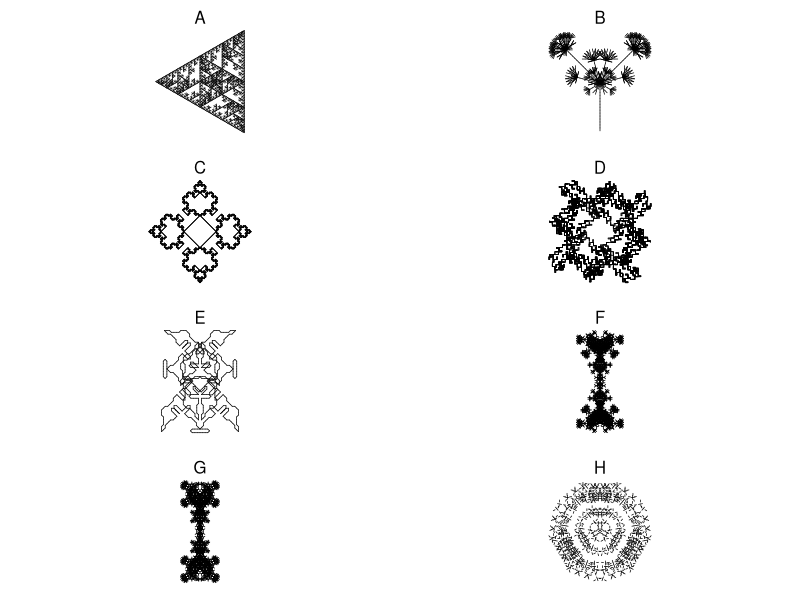

Write R code to recreate this figure.
## ---- chunk 1
g1 = list("A",
          list("A"="B-A-B",
               "B"="A+B+A"),
          6,
          60)
g2 = list("A",
          list("A"="A[+A][-A]B",
               "B"="[--B][++B]A"),
          5,
          30)
g3 = list("A",
          list("A"="-B+B+B+B+B+B",
               "B"="B[--CCA][-CCA]B",
               "C"="CC"),
          5,
          60)
g4 = list("A",
          list("A"="[----AAB][--AAB][++AAB]AAB",
               "B"="[-C][+C][--C][++C][---C][+++C]",
               "C"="CAB"),
          3,
          45)

g5 = list("A",
          list("A"="[-AAB][--AAB][+AAB][++AAB]AAB",
               "B"="[-C][+C][--C][++C]CA",
               "C"="CC"),
          3,
          72)

g6 = list("A",
          list("A"="-B+B+B+B+B+B",
               "B"="BB[-CCA]",
               "C"="CC"),
          5,
          60)

g7 = list("A",
          list("A"="B+B+B+B+B",
               "B"="[-CCA]BB",
               "C"="CC"),
          5,
          72)

g8 = list("A++++A",
          list("A"="+A-B-B[B]",
               "B"="-B+A+A[A]"),
          5,
          45)

g9 = list("A++A",
          list("A"="AB[-A][+A]",
               "B"="A"),
          6,
          90)

g10 = list("A+++A+++A+++A",
          list("A"="B--B",
               "B"="AA+++AA"),
          7,
          30)

g11 = list("A",
           list("A"="AB",
                "B"="A[++C][--C]",
                "C"="C[+C][-C]A"),
           7,
           45)

g12 = list("A",
           list("A"="X[-A][+A]AA",
                "X"="XX"),
           5,
           60)

g13 = list("A",
           list("A"="X[-A][+A]A",
                "X"="XX"),
           6,
           60)

g14 = list("A++++++.A",
           list("A"="B+B+B+B+B+B+B",
                "B"="B[-CCA][+CCA]",
                "C"="CC"),
           5,
           30)

g15 = list("A",
           list("A"="ABA",
                "B"="[-BAB][+BAB]"),
           6,
           90)

g16 = list("AA",
           list("A"="ABA",
                "B"="C[-BAB][+BAB]",
                "C"="CC"),
           5,
           90)

g17 = list("AA",
           list("A"="B-AA-B",
                "B"="A+B+A"),
                6,
                45)

g18 = list("AA",
           list("A"="B-AA-B",
                "B"="AB+B+A"),
                5,
                90)

g19 = list("AA",
           list("A"="B-AA-B",
                "B"="AB+B+AB"),
                5,
                90)

g20 = list("A++A++A++A",
           list("A"="B-CAC-B",
                "B"="AB-BA",
                "C"="CC"),
                5,
                135)

g21 = list("A.A",
           list("A"="BC",
                "B"="B[+C][-C]",
                "C"="CAD",
                "D"="DD[+D+D][-D-D]"),
                5,
                60)

g22 = list("A",
           list("A"="B-ABA-B",
                "B"="A+B+A"),
           6,
           72)

g23 = list("A",
           list("A"="B-ABA-B",
                "B"="A+B+A"),
           6,
           90)

g24 = list("A",
           list("A"="B-ABA-B",
                "B"="A+B+A"),
           6,
           120)

g25 = list("A",
           list("A"="B-ABA-B",
                "B"="A+B+A"),
           6,
           108)

g26 = list("A",
           list("A"="B-ABA-B",
                "B"="A+B+A"),
           4,
           135)

g27 = list("A++A++A++A",
           list("A"="B-ABA-B",
                "B"="A+BB+A"),
           4,
           135)

g28 = list("A",
           list("A"="A[+A][-A]B",
                "B"="A[--B][++B]B"),
           6,
           108)

g29 = list("A",
           list("A"="A[+A][-A]A[+B][-B]",
                "B"="A[--B][++B]B"),
           5,
           60)

g30 = list("A",
           list("A"="A[+A][-A]A[+B][-B]",
                "B"="A[--B][++B]B"),
           5,
           20)

g31 = list("A",
           list("A"="A[+A][-A]A[+B][-B]",
                "B"="A[----B][++++B]B"),
           5,
           45)

g32 = list("A",
           list("A"="A[++A][--A]A[+B][-B]",
                "B"="A[----B][++++B]B"),
           5,
           45)

g33 = list("A",
           list("A"="B++B++B++B++B",
                "B"="B[-CCC-CC-CCA][----CC-CCB]B",
                "C"="CC"),
           5,
           36)

g34 = list("A",
           list("A"="B++A++A++B",
                "B"="AB[A-CC-CC-CCA]BA",
                "C"="CC"),
           5,
           90)

g35 = list("A++++XA",
           list("A"="AA[-B][+B]B",
                "B"="[---ABC][+++ABC]",
                "C"="A[-CB][+CB]",
                "X"="XX"),
           5,
           45)

g36 = list("A+++XA",
           list("A"="AA[-B][+B]B",
                "B"="[--ABC][++ABC]",
                "C"="A[-CB][+CB]",
                "X"="XX"),
           5,
           60)

g37 = list("[A]+[A]+[A]+[A]+[A]+[A]",
           list("A"="AA[-B][+B]B",
                "B"="[-ABC][+ABC]",
                "C"="A[-CB][+CB]"),
           4,
           60)

g38 = list("[A]+[A]+[A]+[A]+[A]",
           list("A"="AA[-B][+B]B",
                "B"="[-ABC][+ABC]",
                "C"="A[-CB][+CB]"),
           4,
           72)

g39 = list("[A]+[A]+[A]+[A]",
           list("A"="AA[-B][+B]B",
                "B"="[-ABC][+ABC]",
                "C"="A[-CB][+CB]"),
           4,
           90)

g40 = list("[A]+[A]+[A]",
           list("A"="AA[-B][+B]B",
                "B"="[-ABC][+ABC]",
                "C"="A[-CB][+CB]"),
           4,
           120)

g41 = list("A",
           list("A"="C[+CA][CCCA][-CA]",
                "C"="CC"),
           6,
           45)

g42 = list("A",
           list("A"="C[+CA][CCCCB][-CA]",
                "B"="[++A][--A]",
                "C"="CC"),
           6,
           45)

g43 = list("[A]--[A]--[A]--[A]",
           list("A"="C[+CB][CCA][-CB]",
                "B"="CCC[+++A][---A]",
                "C"="CA"),
           4,
           45)

g44 = list("A",
           list("A"="A[-DB][+DB]C",
                "B"="DC[++DA][--DA]B",
                "C"="[+++D][---D]A",
                "D"="DD"),
           6,
           40)

g45 = list("[A]+++[A]+++[A]",
           list("A"="A[---XB][-XB][+XB][+++XB]",
                "B"="XB[++XA][--XA]XA",
                "X"="XX"),
           4,
           40)

g46 = list("[A]+++[A]+++[A]",
           list("A"="A[---XB][-XB][+XB][+++XB]",
                "B"="XB[++XA][--XA]A",
                "X"="XX"),
           4,
           40)

g47 = list("A",
           list("A"="[---B][-B][+B][+++B]",
                "B"="BD[++DA][--DA]B",
                "D"="DD"),
           5,
           45)

g48 = list("A------A",
           list("A"="[---B][-B][+B][+++B]",
                "B"="BD[++DA][--DA]B",
                "D"="DD"),
           5,
           30)

g49 = list("A+A++++++A+A",
           list("A"="[---B][-B][+B][+++B]",
                "B"="BD[++DA][--DA]B",
                "D"="DD"),
           4,
           30)

g50 = list("A--A--A",
           list("A"="A[-A]A"),
           6,
           60)

g51 = list("B---A",
           list("A"="A[-AB]A",
                "B"="B[+BA]B"),
           5,
           60)

g52 = list("[A][B]",
           list("A"="[-XBA]A",
                "B"="[+XAB]B",
                "X"="XX"),
           6,
           30)

g53 = list("[A][B]",
           list("A"="C[-A-B]A",
                "B"="C[+B+A]B",
                "C"="CC"),
           5,
           30)

g54 = list("[+A][-B]",
           list("A"="[-CA-CB]A",
                "B"="[+CB+CA]B",
                "C"="CC"),
           7,
           30)

g55 = list("[+A][-B]",
           list("A"="[-CA-CB]A",
                "B"="[+CB+CA]B",
                "C"="CC"),
           6,
           90)

g56 = list("[+A][-B]",
           list("A"="[-CA-CB]A",
                "B"="[+CB+CA]B",
                "C"="CC"),
           6,
           120)

g57 = list("[+A][-B]",
           list("A"="[-CA-CB]A",
                "B"="[+CB+CA]B",
                "C"="CC"),
           6,
           150)

g58 = list("[+A][-B]",
           list("A"="[-CA-CB]CA",
                "B"="[+CB+CA]CB",
                "C"="CC"),
           6,
           150)

g59 = list("A",
           list("A"="XXX-B+BB+BB+BB+B",
                "X"="XX",
                "B"="B[-XXA]B"),
           4,
           90)

g60 = list("A",
           list("A"="XX[BBB+BB+B]A",
                "X"="XX",
                "B"="B[-XA][+XA]B"),
           4,
           30)

g61 = list("A",
           list("A"="XX[B+BB+BB+BB+B]",
                "X"="XX",
                "B"="BA"),
           6,
           90)

g62 = list("A",
           list("A"="XXX[B+BB+BB+B]",
                "X"="XX",
                "B"="BA"),
           6,
           120)

g63 = list("A",
           list("A"="X[-B+BB+BB+BB+BB+BB+B]",
                "X"="XX",
                "B"="X[+A-AA-AA-AA-AA-AA-A]"),
           3,
           10)

g64 = list("A",
           list("A"="B[-A][+A]",
                "B"="[DA][--DA][++DA]",
                "D"="DD"),
           7,
           60)

g65 = list("X",
           list("F"="FF",
                "X"="F[+XXF+F][-XXF-F]FXX"),
           4,
           30)

g66 = list("X",
           list("F"="FF",
                "X"="FF[+XFF+XF][-XFF-XF]FXX"),
           4,
           30)

g67 = list("X",
           list("F"="FF",
                "X"="FF[+XFFX+XF][-XFFX-XF]FXXFX"),
           3,
           30)

g68 = list("A",
           list("A"="AA[-B][+B]B",
                "B"="B[-ABC][+ABC]",
                "C"="C[-CBA][+CBA]"),
           4,
           60)

g69 = list("A",
           list("A"="A[-BC][+BC]BC",
                "B"="BB[-ABC][+ABC]",
                "C"="CCC[-CBA][+CBA]"),
           4,
           60)

g70 = list("GA",
           list("A"="[---BC][+++BC]",
                "B"="F[--AC][++AC]",
                "C"="FF[-BA][+BA]",
                "F"="FF",
                "G"="F"),
           5,
           15)

g71 = list("GA",
           list("A"="[---BC][+++BC]",
                "B"="[--AC][++AC]",
                "C"="FF[-BA][+BA]",
                "F"="FF",
                "G"="F"),
           5,
           15)

g72 = list("[A]------------[A]",
           list("A"="[---BC][+++BC]",
                "B"="[--AC][++AC]",
                "C"="F[-BA][+BA]",
                "F"="FF"),
           5,
           15)

g73 = list("C",
           list("A"="F[---BC][+++BC]",
                "B"="F[-CA][+CA]",
                "C"="[-AB][+AB]",
                "F"="FF"),
           6,
           15)

g74 = list("A",
           list("A"="ADB",
                "B"="[-CA][+CA]",
                "C"="[+C[-A][+A]][-C[-A][+A]]",
                "D"="E",
                "E"="AA"),
           7,
           30)

g75 = list("ABA",
           list("A"="+B--A--B+",
                "B"="-A+BCB+A-",
                "C"="CC"),
           7,
           45)

g76 = list("AAAAA",
           list("A"="B--A--B",
                "B"="A+BCB+A",
                "C"="CC"),
           5,
           72)

g77 = list("ABA",
           list("A"="A+AA+B+AA+A",
                "B"="B-B-A-B-B"),
           4,
           22)

g78 = list("A+A+A+A",
           list("A"="C[++CB][--CB]",
                "B"="C-BAB+C",
                "C"="CAB"),
           6,
           90)

g79 = list("AAAAA",
           list("A"="A+B+A",
                "B"="CC-[+CA][-CA]-B",
                "C"="CC"),
           6,
           108)

g80 = list("AA",
           list("A"="A++B-C-B++A",
                "B"="B--A+C+A--B",
                "C"="CC"),
           6,
           45)

g81 = list("AAAA",
           list("A"="A++B-C-B++A",
                "B"="B--A+C+A--B",
                "C"="CCC"),
           5,
           45)

g82 = list("-A++A",
           list("A"="A++B-C-B++A",
                "B"="B--A+C+A--B",
                "C"="CCC"),
           5,
           45)

g83 = list("-A",
           list("A"="A++B-C-B++A",
                "B"="B--A+C+A--B",
                "C"="CCC"),
           5,
           45)


g84 = list("AAA",
           list("A"="A++B-C-B++A",
                "B"="B--A+C+A--B",
                "C"="CC"),
           6,
           60)

g85 = list("A",
           list("A"="+B-AA-B+",
                "B"="-A+BB+A-"),
           3,
           108)

g86 = list("A",
           list("A"="+B-ACA-ACA-B+",
                "B"="-A+BCB+BCB+A-",
                "C"="CCC"),
           5,
           135)

g87 = list("A",
           list("A"="+BAA-ABA-AAB+",
                "B"="-A+B[-C]B+A-",
                "C"="CCCC[A][+A][-A][--A]"),
           4,
           90)

g88 = list("A",
           list("A"="+B-AA-AA-B+",
                "B"="-A+BB+BB+A-"),
           5,
           30)

g89 = list("A",
           list("A"="+B-ACA-ACA-B+",
                "B"="-A+BCB+BCB+A-",
                "C"="CCC"),
           5,
           60)

g90 = list("A",
           list("A"="+B-ACA-ACA-B+",
                "B"="-A+BCB+BCB+A-",
                "C"="CCC"),
           5,
           108)

g91 = list("-A",
           list("A"="+B-AA-B+",
                "B"="-A+BB+A-"),
           5,
           90)

g92 = list("A",
           list("A"="+B-AAA-B+",
                "B"="-A+BBB+A-"),
           5,
           120)

g93 = list("AA",
           list("A"="+B-AAA-B+",
                "B"="-A+BBB+A-"),
           5,
           108)

g94 = list("AA",
           list("A"="+B-ABA-B+",
                "B"="-A+BAB+A-"),
           5,
           108)

g95 = list("A",
           list("A"="+BB-ABA-BB+",
                "B"="-AA+BAB+AA-"),
           5,
           90)

g96 = list("A",
           list("A"="+BA-ABA-AB+",
                "B"="-AB+BAB+BA-"),
           5,
           90)

g97 = list("A",
           list("A"="+BA-A--B--A-AB+",
                "B"="-AB+B++A++B+BA-"),
           5,
           60)

g98 = list("A",
           list("A"="+BA-A--A--A-AB+",
                "B"="-AB+B++B++B+BA-"),
           5,
           120)

g99 = list("A",
           list("A"="+BA-B--A--B-AB+",
                "B"="-AB+A++B++A+BA-"),
           5,
           72)

g99 = list("A",
           list("A"="+AA-B--A--B-AA+",
                "B"="-BB+A++B++A+BB-"),
           5,
           120)

g100= list("A",
           list("A"="+BA--AA--AB+",
                "B"="-AB++BB++BA-"),
           5,
           30)

g101= list("A",
           list("A"="+++BA----ABA----AB+++",
                "B"="---AB++++BAB++++BA---"),
           5,
           45)

g102= list("A",
           list("A"="+++BA----ABA----AB+++",
                "B"="---AB++++BAB++++BA---"),
           4,
           50)

g103= list("A",
           list("A"="+++BA----ABA----AB+++",
                "B"="---AB++++BAB++++BA---"),
           5,
           50)

g104= list("A",
           list("A"="CAA[--CAB][++CAB]",
                "B"="C[-CC-CA][+CC+CA]",
                "C"="CC"),
           5,
           100)

g105= list("A",
           list("A"="CAA[--CAB][++CAB]",
                "B"="C[-CC-CA][+CC+CA]",
                "C"="CC"),
           5,
           90)

g106= list("A",
           list("A"="+BA+A-ABA-A+AB+",
                "B"="+BA-B--B-AB+"),
           4,
           90)

g107 = list("-A",
           list("A"="+BA+A-ABA-A+AB+",
                "B"="+BBA-B--B-ABB+"),
           4,
           90)

g108 = list("A",
           list("A"="+BA+A-ABA-A+AB+",
                "B"="+BBA-B--B-ABB+"),
           3,
           45)

g109 = list("A",
           list("A"="+BA+A-ABA-A+AB+",
                "B"="+BBA-B--B-ABB+"),
           4,
           69)

g110 = list("BB",
           list("A"="+BA+A-ABA-A+AB+",
                "B"="+BBA-B--B-ABB+"),
           4,
           69)

g111= list("BB",
           list("A"="+BA+A-ABBA-A+AB+",
                "B"="+BBA-B--B-ABB+"),
           4,
           45)

g112 = list("BABA",
           list("A"="+BA+A-ABBA-A+AB+",
                "B"="+BBA-B--B-ABB+"),
           3,
           45)

g113 = list("AAAA",
           list("A"="+BA+A-ABCBA-A+AB+",
                "B"="+BBA-B-CCCC-B-ABB+",
                "C"="CCCCC"),
           3,
           45)

g114 = list("A",
           list("A"="+BA+ABCBA+AB+",
                "B"="-C+++BACAB+++C-",
                "C"="CC"),
           5,
           108)

goodies = list(g1,g2,g3,g4,g5,g6,g7,g8,g9,g10,g11,g12,g13,g14,g15,g16,g17,g18,g19,g20,g21,g22,g23,g24,g25,g26,g27,g28,g29,g30,g31,g32,g33,g34,g35,g36,g37,g38,g39,g40,g41,g42,g43,g44,g45,g46,g47,g48,g49,g50,g51,g52,g53,g54,g55,g56,g57,g58,g59,g60,g61,g62,g63,g64,g65,g66,g67,g68,g69,g70,g71,g72,g73,g74,g75,g76,g77,g78,g79,g80,g81,g82,g83,g84,g85,g86,g87,g88,g89,g90,g91,g92,g93,g94,g95,g96,g97,g98,g99,g100,g101,g102,g103,g104,g105,g106,g107,g108,g109,g110,g111,g112,g113,g114)


showrules = function(g){
    rules = g[[2]]
    pr = paste0("`",names(rules)," > ",rules,"`",collapse="\\\n")
    return(pr)
}

initial_angle = 90  
line_color = "black"
line_width = 1
bg_color = "white"

getstr = function(start,rules,n){
    st = start
    for(jj in 1:n){
        st2 = ""
        for(i in 1:nchar(st)){
            ch = substr(st,i,i)
            if(!is.null(rules[[ch]])){
                st2 = paste0(st2,rules[[ch]],collapse="")
            } else {
                st2 = paste0(st2,ch,collapse="")
            }
        }
        st = st2
    }
    return(st)
}
getxyc = function(string="AA+AA+AA+A+A",angle=pi/2,angle_initial=pi/2,col="blue"){
    switch = 1
    d = angle_initial
    x = 0
    y = 0
    xl = c(x)
    yl = c(y)
    cols = numeric()
    dsave = numeric()
    xsave = numeric()
    ysave = numeric()
    for(i in 1:nchar(string)){
        ch = substr(string,i,i)
        cn = as.integer(charToRaw(ch))
        if(cn>=as.integer(charToRaw("A")) && cn<=as.integer(charToRaw("L"))){
            cols = c(cols,col)
            x = x+cos(d)
            y = y+sin(d)
            xl = c(xl,x)
            yl = c(yl,y)
        }
        if(cn>=as.integer(charToRaw("M")) && cn<=as.integer(charToRaw("Z"))){
            cols = c(cols,"NA")
            x = x+cos(d)
            y = y+sin(d)
            xl = c(xl,x)
            yl = c(yl,y)
        }
        if(cn==as.integer(charToRaw("["))){
            dsave = c(dsave,d)
            xsave = c(xsave,x)
            ysave = c(ysave,y)
        }
        if(cn==as.integer(charToRaw("]"))){
            cols = c(cols,"NA")
            x = xsave[length(xsave)]
            y = ysave[length(ysave)]
            d = dsave[length(dsave)]
            if(length(xsave)>1){
                xsave = xsave[1:(length(xsave)-1)]
                ysave = ysave[1:(length(ysave)-1)]
                dsave = dsave[1:(length(dsave)-1)]
            } else {
                xsave = numeric()
                ysave = numeric()
                dsave = numeric()
            }
            xl = c(xl,x)
            yl = c(yl,y)
        }
        if(cn==as.integer(charToRaw("-"))){
            d = d+angle*switch
        }
        if(cn==as.integer(charToRaw("+"))){
            d = d-angle*switch
        }
        if(cn==as.integer(charToRaw("."))){
            switch = switch*(-1)
        }
    }
    xwid = max(xl)-min(xl)
    ywid = max(yl)-min(yl)
    xmid = (max(xl)+min(xl))/2
    ymid = (max(yl)+min(yl))/2
    wid = max(c(xwid,ywid))
    x2 = (xl-xmid)/wid*2
    y2 = (yl-ymid)/wid*2
    return(list(x2,y2,cols))
}
makeplot = function(xyc,lwd=1){
    x = xyc[[1]]
    y = xyc[[2]]
    c = xyc[[3]]
    plot(0,0,"n",xlim=c(-1,1),ylim=c(-1,1),axes=F,ann=F)
    for(i in 2:length(x)){
        lines(c(x[i-1],x[i]),c(y[i-1],y[i]),col=c[i-1],lwd=lwd)
    }
}

ng = length(goodies)
gs = sample(1:length(goodies),8)
gc = sample(gs,1)
sol = paste0(1*(gs==gc),collapse="")

## ---- chunk 2
cat(showrules(goodies[[gc]]))
## ---- chunk 3
par(mfrow=c(4,2),pty="s",mar=c(1,1.5,2,1.5))
jj = 0
for(i in gs){
    jj = jj+1
    s = getstr(goodies[[i]][[1]],goodies[[i]][[2]],goodies[[i]][[3]])
    angle = goodies[[i]][[4]]
    xyc = getxyc(s,angle/180*pi,angle_initial=initial_angle/180*pi,col=line_color)
    makeplot(xyc,lwd=0.7)
    mtext(LETTERS[jj],3)
}
## ---- chunk 4
GG = goodies[[gs[1]]]
## ---- chunk 5
cat(showrules(GG))
## ---- chunk 6
GG = goodies[[gs[2]]]
## ---- chunk 7
cat(showrules(GG))
## ---- chunk 8
GG = goodies[[gs[3]]]
## ---- chunk 9
cat(showrules(GG))
## ---- chunk 10
GG = goodies[[gs[4]]]
## ---- chunk 11
cat(showrules(GG))
## ---- chunk 12
GG = goodies[[gs[5]]]
## ---- chunk 13
cat(showrules(GG))
## ---- chunk 14
GG = goodies[[gs[6]]]
## ---- chunk 15
cat(showrules(GG))
## ---- chunk 16
GG = goodies[[gs[7]]]
## ---- chunk 17
cat(showrules(GG))
## ---- chunk 18
GG = goodies[[gs[8]]]
## ---- chunk 19
cat(showrules(GG))
